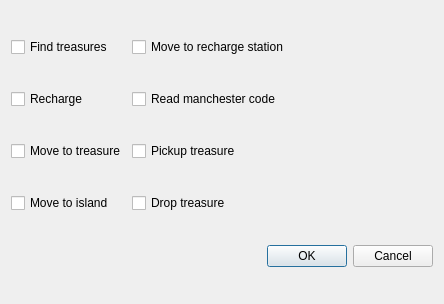
<?xml version="1.0" encoding="UTF-8"?>
<ui version="4.0">
 <class>state_selector</class>
 <widget class="QDialog" name="state_selector">
  <property name="geometry">
   <rect>
    <x>0</x>
    <y>0</y>
    <width>444</width>
    <height>304</height>
   </rect>
  </property>
  <property name="windowTitle">
   <string>State selector</string>
  </property>
  <layout class="QGridLayout" name="gridLayout">
   <item row="3" column="0">
    <widget class="QCheckBox" name="checkBox_moveToIsland">
     <property name="text">
      <string>Move to island</string>
     </property>
    </widget>
   </item>
   <item row="3" column="1">
    <widget class="QCheckBox" name="checkBox_dropTreasure">
     <property name="text">
      <string>Drop treasure</string>
     </property>
    </widget>
   </item>
   <item row="0" column="0">
    <widget class="QCheckBox" name="checkBox_findTreasures">
     <property name="text">
      <string>Find treasures</string>
     </property>
    </widget>
   </item>
   <item row="2" column="0">
    <widget class="QCheckBox" name="checkBox_moveToTreasure">
     <property name="text">
      <string>Move to treasure</string>
     </property>
    </widget>
   </item>
   <item row="2" column="1">
    <widget class="QCheckBox" name="checkBox_pickupTreasure">
     <property name="text">
      <string>Pickup treasure</string>
     </property>
    </widget>
   </item>
   <item row="1" column="1">
    <widget class="QCheckBox" name="checkBox_readCode">
     <property name="text">
      <string>Read manchester code</string>
     </property>
    </widget>
   </item>
   <item row="0" column="1">
    <widget class="QCheckBox" name="checkBox_moveToRechargeStation">
     <property name="text">
      <string>Move to recharge station</string>
     </property>
    </widget>
   </item>
   <item row="1" column="0">
    <widget class="QCheckBox" name="checkBox_recharge">
     <property name="text">
      <string>Recharge</string>
     </property>
    </widget>
   </item>
   <item row="5" column="1">
    <widget class="QDialogButtonBox" name="buttonBox">
     <property name="orientation">
      <enum>Qt::Horizontal</enum>
     </property>
     <property name="standardButtons">
      <set>QDialogButtonBox::Cancel|QDialogButtonBox::Ok</set>
     </property>
    </widget>
   </item>
  </layout>
 </widget>
 <resources/>
 <connections>
  <connection>
   <sender>buttonBox</sender>
   <signal>accepted()</signal>
   <receiver>state_selector</receiver>
   <slot>accept()</slot>
   <hints>
    <hint type="sourcelabel">
     <x>248</x>
     <y>254</y>
    </hint>
    <hint type="destinationlabel">
     <x>157</x>
     <y>274</y>
    </hint>
   </hints>
  </connection>
  <connection>
   <sender>buttonBox</sender>
   <signal>rejected()</signal>
   <receiver>state_selector</receiver>
   <slot>reject()</slot>
   <hints>
    <hint type="sourcelabel">
     <x>316</x>
     <y>260</y>
    </hint>
    <hint type="destinationlabel">
     <x>286</x>
     <y>274</y>
    </hint>
   </hints>
  </connection>
 </connections>
</ui>
